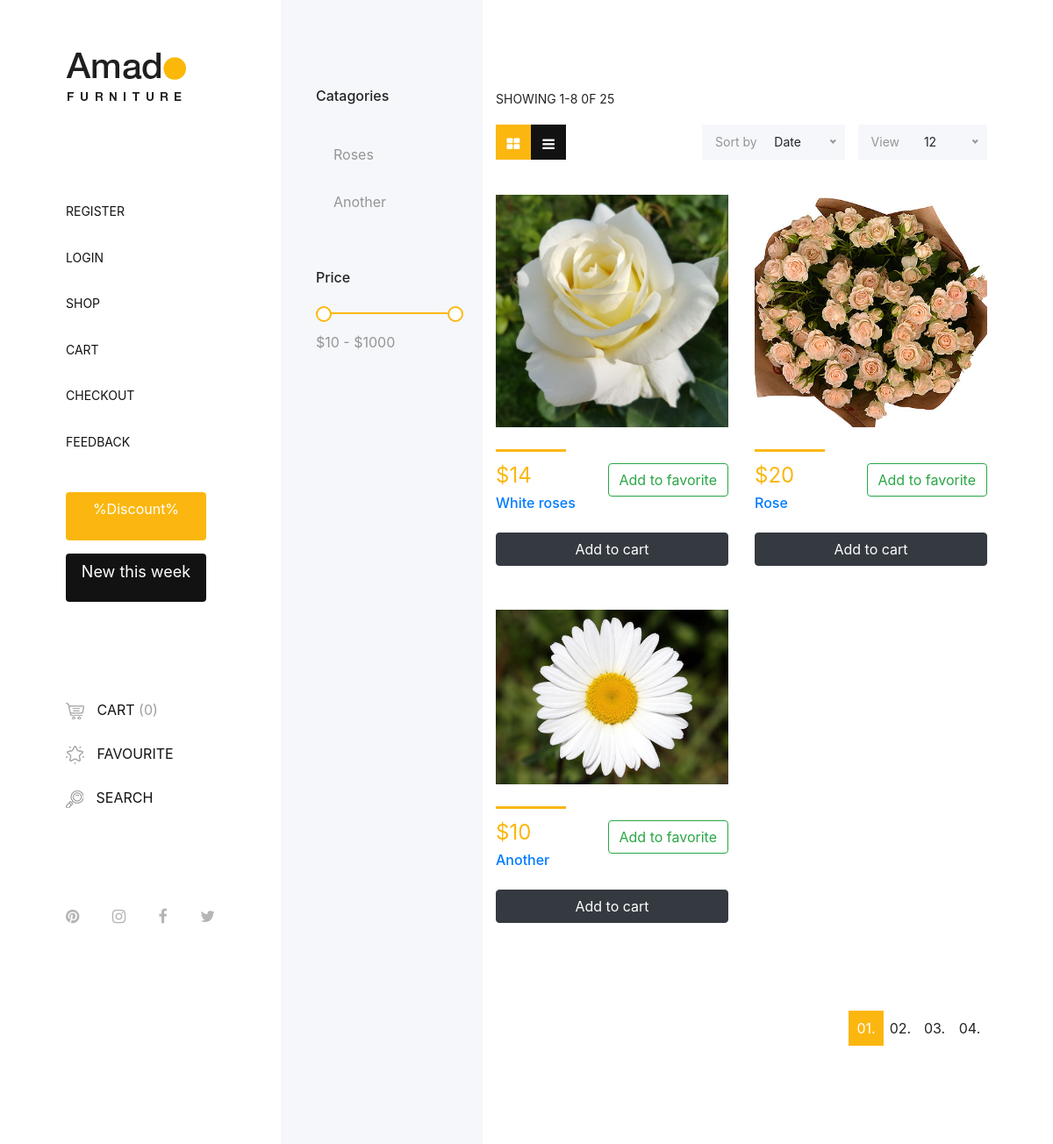
The app's page /shop/ (upper part), older data.
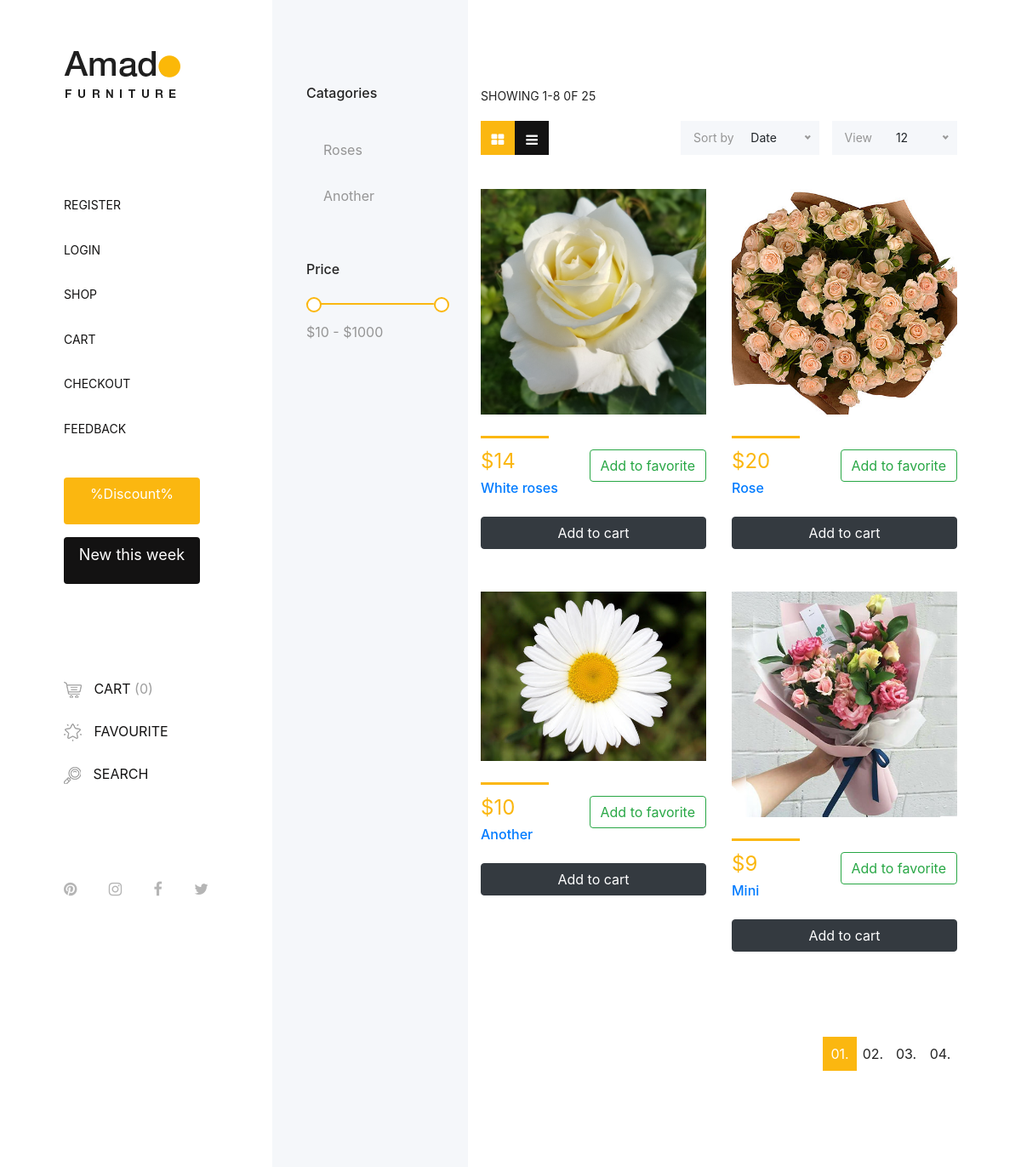
The same page, newer data.
### shop/models.py (models this page shows, shortened)
class Category(models.Model):
    slug = models.SlugField(max_length=100, default=False)
    title = models.CharField(max_length=100)
    class Meta:
        verbose_name_plural = "Категории"
        verbose_name = "Категория"

class Product(models.Model):
    slug = models.SlugField(max_length=100)
    category = models.ForeignKey(Category, related_name='products', on_delete=models.CASCADE)
    price = models.DecimalField(decimal_places=2, max_digits=10)
    title = models.CharField(max_length=100)
    description = models.CharField(max_length=500)
    created_at = models.DateTimeField(auto_now_add=True)
    updated_at = models.DateTimeField(auto_now=True)
    stock = models.PositiveIntegerField('Скидка в процентах', blank=True, null=True, default=0)
    available = models.BooleanField(default=True)
    class Meta:
        verbose_name = 'Продукт'
        verbose_name_plural = 'Продукты'
    def get_sale(self):
        return int(self.price * (100 - self.stock) / 100)
    def get_absolute_url(self):
        return reverse('product_detail', kwargs={'slug': self.slug})

class ProductImage(models.Model):
    image = models.ImageField(upload_to='products/%Y/%m/%d/', blank=True)
    product = models.ForeignKey(Product, related_name='images', on_delete=models.CASCADE)
    class Meta:
        verbose_name = 'Картинка'
        verbose_name_plural = 'Картинки'

### shop/views.py (the view)
# urls.py: path('shop/', ProductListView.as_view(), name='shop'),
class ProductListView(View):
    def get(self, request):
        products = Product.objects.filter(available=True)
        categories = Category.objects.all()
        context = {
            'products': products,
            'categories': categories,
        }
        template = 'shop/shop.html'
        return render(request, template, context)

### contact/templatetags/newsletter_tags.py (called while the page is built)
@register.inclusion_tag('contact/tags/form.html')
def newsletter_form(request):
    return {'form': NewsletterForm(),'request': request}

### templates/shop/shop.html (shortened to what this page needs)
{% extends 'base.html'%}
{% load static %}
{% block content %}
    <div class="main-content-wrapper d-flex clearfix">
       {% include 'includes/header.html' %}
        {% include 'includes/filters.html' %}
        <div class="amado_product_area section-padding-100">
            <div class="container-fluid">
                <div class="row">
                    <div class="col-12">
                        <div class="product-topbar d-xl-flex align-items-end justify-content-between">
                            <div class="total-products">
                                <p>Showing 1-8 0f 25</p>
                                <div class="view d-flex">
                                    <a href="#"><i class="fa fa-th-large" aria-hidden="true"></i></a>
                                    <a href="#"><i class="fa fa-bars" aria-hidden="true"></i></a>
                                </div>
                            </div>
                            <div class="product-sorting d-flex">
                                <div class="sort-by-date d-flex align-items-center mr-15">
                                    <p>Sort by</p>
                                    <form action="#" method="get">
                                    </form>
                                </div>
                                <div class="view-product d-flex align-items-center">
                                    <p>View</p>
                                    <form action="#" method="get">
                                    </form>
                                </div>
                            </div>
                        </div>
                    </div>
                </div>
                <div class="row">
                    {% for product in products %}
                        <div class="col-12 col-sm-6 col-md-12 col-xl-6">
                        <div class="single-product-wrapper">
                            <div class="product-img">
                                    <img src="{{ product.images.first.image.url }}" alt="{{ product.title }}">
                            </div>
                            <div class="product-description d-flex align-items-center justify-content-between">
                                <div class="product-meta-data">
                                    <div class="line"></div>
                                    <p class="product-price">${{ product.get_sale}}</p>
                                    <a href="product-details.html">
                                        <a href="{{ product.get_absolute_url }}"><h6>{{product.title}}</h6></a>
                                    </a>
                                </div>
                                {% include 'includes/add_to_favorite.html' %}
                            </div>
                            <br>
                            <div class="row">
                                <div class="col">
                                    {% include 'includes/add_to_cart.html' %}
                                </div>
                            </div>
                        </div>
                    </div>
                    {% endfor %}
                </div>
                <div class="row">
                    <div class="col-12">
                        <nav aria-label="navigation">
                            <ul class="pagination justify-content-end mt-50">
                                <li class="page-item active"><a class="page-link" href="#">01.</a></li>
                                <li class="page-item"><a class="page-link" href="#">02.</a></li>
                                <li class="page-item"><a class="page-link" href="#">03.</a></li>
                                <li class="page-item"><a class="page-link" href="#">04.</a></li>
                            </ul>
                        </nav>
                    </div>
                </div>
            </div>
        </div>
    </div>
{% endblock content %}

### templates/includes/filters.html (shortened to what this page needs)
{% load static %}
<div class="shop_sidebar_area">
            <div class="widget catagory mb-50">
                <h6 class="widget-title mb-30">Catagories</h6>
                <div class="catagories-menu">
                    <ul>
                        {% for category in categories %}
                            <li class=""><a href="{{ category_detail.slug }}">{{ category.title }}</a></li>
                        {% endfor %}
                    </ul>
                </div>
            </div>
            <div class="widget price mb-50">
                <h6 class="widget-title mb-30">Price</h6>
                <div class="widget-desc">
                    <div class="slider-range">
                        <div data-min="10" data-max="1000" data-unit="$" class="slider-range-price ui-slider ui-slider-horizontal ui-widget ui-widget-content ui-corner-all" data-value-min="10" data-value-max="1000" data-label-result="">
                            <span class="ui-slider-handle ui-state-default ui-corner-all" tabindex="0"></span>
                            <span class="ui-slider-handle ui-state-default ui-corner-all" tabindex="0"></span>
                        </div>
                        <div class="range-price">$10 - $1000</div>
                    </div>
                </div>
            </div>
        </div>

### templates/includes/add_to_favorite.html (shortened to what this page needs)
<form action="{% url 'add_to_favourites' pk=product.pk %}" method="post">
    <button type="submit" class="btn btn-outline-success">Add to favorite</button>
</form>

### templates/includes/add_to_cart.html (shortened to what this page needs)
<form action="{% url 'add_to_cart' pk=product.pk %}" method="post">
    <button type="submit" class="btn btn-dark btn-block">Add to cart</button>
</form>

Row changes from the older to the newer data that the page shows:
added Product: images.first.image (picture), get_sale "9", title "Mini"
